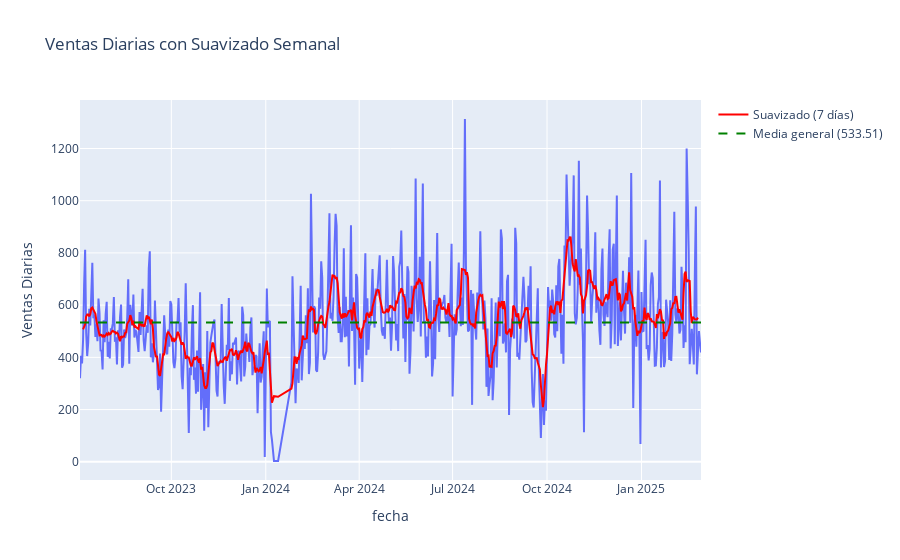

The cell this chart's notebook holds for it:
### Code cell
# Suavisando con Media Móvil en un período semanal.
df_semanal = df_st['cantidad'].rolling(window=7).mean()
nivel_suavizado = df_st['cantidad'].rolling(window=7, center=True).mean()
media_general = df_st['cantidad'].mean()

fig = px.line(df_st, x=df_st.index, y='cantidad', title='Ventas Diarias con Suavizado Semanal',  labels={'cantidad': 'Ventas Diarias'})
fig.add_scatter(x=df_st.index, y=nivel_suavizado, mode='lines', name='Suavizado (7 días)', line=dict(color='red'))
fig.add_trace(go.Scatter(x=[df_st.index.min(), df_st.index.max()], y=[media_general, media_general], mode='lines', name=f"Media general ({media_general:.2f})", line=dict(color='green', dash='dash')))
fig.show()

### Figure 1 — Plotly figure (JSON) as saved in the notebook; plotly's stock layout.template omitted (floating-point values rounded to 4 significant figures; data arrays with more than 128 entries replaced by an {"elided": "..."} marker saying what was removed)
{"data": [{"hovertemplate": "fecha=%{x}<br>Ventas Diarias=%{y}<extra></extra>", "legendgroup": "", "line": {"color": "#636efa", "dash": "solid"}, "marker": {"symbol": "circle"}, "mode": "lines", "name": "", "orientation": "v", "showlegend": false, "type": "scatter", "x": {"elided": "589 str values"}, "xaxis": "x", "y": {"elided": "589 float values"}, "yaxis": "y"}, {"line": {"color": "red"}, "mode": "lines", "name": "Suavizado (7 días)", "type": "scatter", "x": {"elided": "589 str values"}, "y": {"elided": "589 float values"}}, {"line": {"color": "green", "dash": "dash"}, "mode": "lines", "name": "Media general (533.51)", "type": "scatter", "x": ["2023-07-04T00:00:00", "2025-02-28T00:00:00"], "y": [533.5, 533.5]}], "layout": {"legend": {"tracegroupgap": 0}, "title": {"text": "Ventas Diarias con Suavizado Semanal"}, "xaxis": {"anchor": "y", "domain": [0, 1], "title": {"text": "fecha"}}, "yaxis": {"anchor": "x", "domain": [0, 1], "title": {"text": "Ventas Diarias"}}}}
